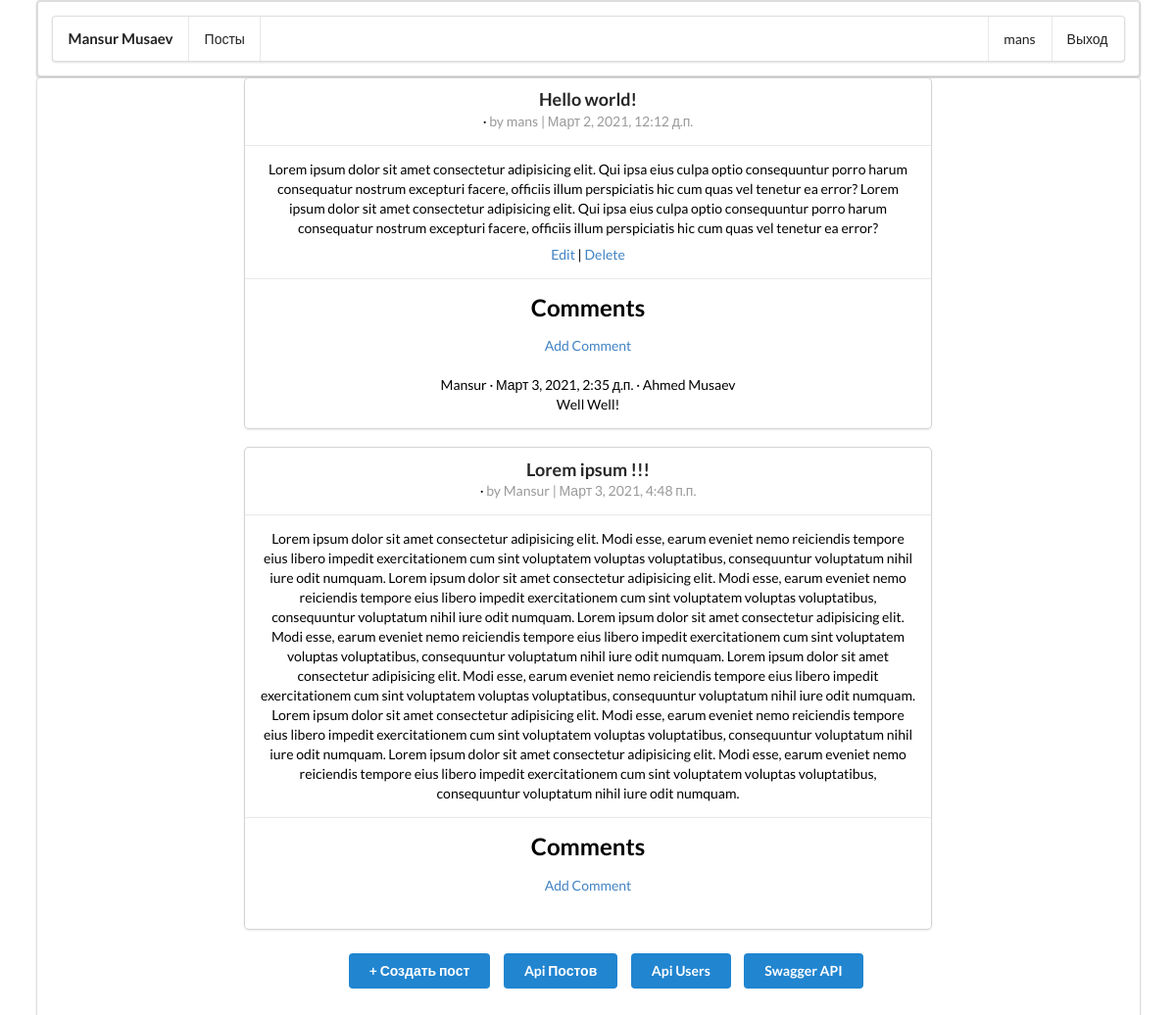
Before: / (signed in) with the older database file.
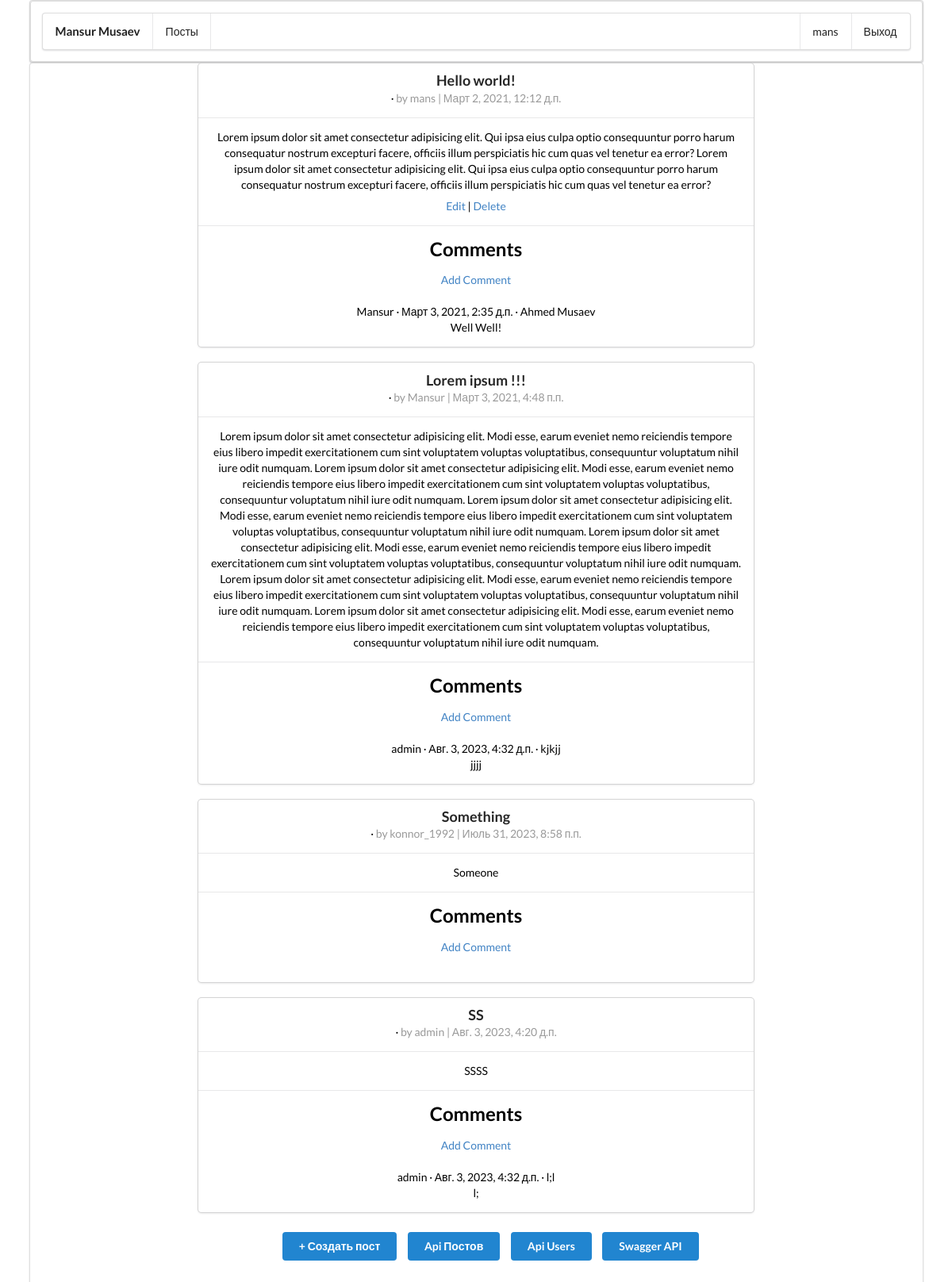
After: the same page with the newer database file.
### articles/models.py (models this page shows, shortened)
class Article(models.Model):
    title = models.CharField(max_length=255)
    body = models.TextField()
    date = models.DateTimeField(auto_now_add=True)
    author = models.ForeignKey(
        get_user_model(),
        on_delete=models.CASCADE,
    )

class Comment(models.Model):
    article = models.ForeignKey(
        Article,
        on_delete=models.CASCADE,
        related_name='comments',
    )
    comment = models.CharField(max_length=140)
    date = models.DateTimeField(auto_now_add=True, blank=True, null=True)
    body = models.TextField()
    author = models.ForeignKey(
        get_user_model(),
        on_delete=models.CASCADE,
    )

### users/models.py (models this page shows)
class CustomUser(AbstractUser):
    age = models.PositiveIntegerField(default=0)

### articles/views.py (the view)
# urls.py: path('', ArticleListView.as_view(), name='article_list'),
class ArticleListView(LoginRequiredMixin, ListView):
    model = Article
    template_name = 'home.html'
    login_url = 'login'

### templates/home.html
{% extends 'base.html' %}
{% block content %}
<div class="ui container center aligned">
    <article class="ui segment" style="width: 100%; margin: auto;">
      <div class="ui grid">
        <article style="color: black;" class="ui container">
          {% for article in object_list %}
          <div style="position: initial; width: 700px; margin: auto;" class="ui card">
            <div class="content">
              <span class="header">{{ article.title }}</span> &middot;
              <span class="meta">by {{ article.author }} | {{ article.date }}</span>
            </div>
            <div class="content">
              <p>{{ article.body }}</p>
              {% if article.author == user %}
                <a href="{% url 'article_edit' article.pk %}">Edit</a> |
                <a href="{% url 'article_delete' article.pk %}">Delete</a>
              {% endif %}
            </div>
            <div class="content">
              <h2>Comments</h2>
              <a href="{% url 'add_comments' article.pk %}">Add Comment</a>
              <br/><br/>
              {% for comment in article.comments.all %}
                <p>
                  <span class="header">{{ comment.author }} &middot; {{ comment.date }} &middot;</span>
                  {{ comment.comment }}
                  <br>
                  {{ comment.body }}
                </p>
              {% endfor %}
            </div>
          </div>
          <br />
          {% endfor %}
        </article>
    </div>
      {% if user.is_authenticated %}
        <ul class="navbar-nav mr-auto" style="display: flex; justify-content: center;">
          <li class="nav-item" style="padding: 5px; list-style: none;"><a class="ui button primary" href="{% url 'article_new' %}">+ Создать пост</a></li>
          <li class="nav-item" style="padding: 5px; list-style: none;"><a class="ui button primary" href="{% url 'article_list_api' %}">Api Постов</a></li>
          <li class="nav-item" style="padding: 5px; list-style: none;"><a class="ui button primary" href="{% url 'usersapi' %}">Api Users</a></li>
          <li class="nav-item" style="padding: 5px; list-style: none;"><a class="ui button primary" href="{% url 'swagger-docs' %}">Swagger API</a></li>
        </ul>
      {% endif %}
    </article>
</div>
{% endblock %}

Changed rows visible on the page:
added Comment: author "admin", date "Авг. 3, 2023, 4:32 д.п.", comment "kjkjj", body "jjjj", shown under Article "Lorem ipsum !!!"
added Article: title "Something", author "konnor_1992", date "Июль 31, 2023, 8:58 п.п.", body "Someone"
added Article: title "SS", author "admin", date "Авг. 3, 2023, 4:20 д.п.", body "SSSS"
added Comment: author "admin", date "Авг. 3, 2023, 4:32 д.п.", comment "l;l", body "l;", shown under "SS"
